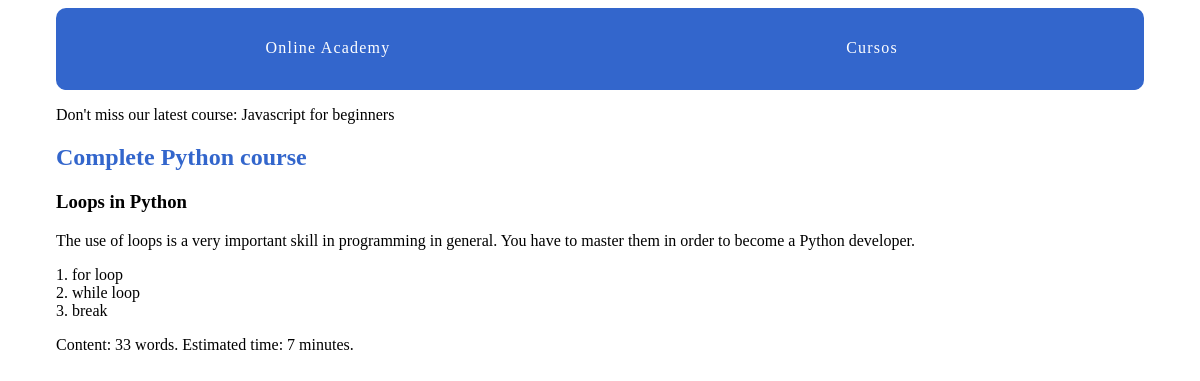
The page /courses/1/1/ on the database its author committed.
### courses/models.py (models this page shows, shortened)
class Courses(models.Model):
    created_at = models.DateTimeField(auto_now_add=True)
    title = models.CharField(max_length=30)
    description = models.TextField()
    def __str__(self):
        return self.title

class Lessons(models.Model):
    title = models.CharField(max_length=30)
    description = models.TextField()
    content = models.TextField(blank=True, default='')
    order = models.IntegerField(default=0)
    course = models.ForeignKey(Courses, on_delete=models.CASCADE)
    class Meta:
        ordering = ['order', ]

### courses/views.py (the view)
# urls.py: path('<int:courses_pk>/<int:lesson_pk>/', views.lesson_detail, name='lesson_detail'),
def lesson_detail(request, courses_pk, lesson_pk):
    lesson = get_object_or_404(Lessons, course_id=courses_pk, pk=lesson_pk)
    return render(request, 'courses/lesson_detail.html', {'lesson': lesson})

### courses/templatetags/course_extras.py (called while the page is built)
@register.simple_tag
def last_course():
    return Courses.objects.latest('created_at')

@register.filter('time_estimate')
def time_estimate(word_count):
    minutes = round(word_count/5)
    return minutes

### courses/templates/courses/lesson_detail.html (shortened to what this page needs)
{% extends "layout.html" %}
{% load course_extras %}
{% block content %}
<article>
    <h2>
        <a href="{% url 'courses:course_detail' pk=lesson.course.pk %}">{{ lesson.course.title }}</a>
    </h2>
    <h3> {{ lesson.title }} </h3>
    {% with content=lesson.content %}
        {{ content|linebreaks }}
        Content: {{ content|wordcount }} words. Estimated time: {{ content|wordcount|time_estimate }} minute{{ content|wordcount|time_estimate|pluralize }}.
    {% endwith %}
</article>
{% endblock %}

### online_academy/templates/layout.html (shortened to what this page needs)
{% load static from static %}
{% load course_extras %}
<!DOCTYPE html>
<html lang="en" dir="ltr">
    <head>
        <link rel="stylesheet" href="{% static 'css/layout.css' %}">
    </head>
    <body>
        <div class="site-container">
            <nav>
                <a href="{% url 'home' %}">Online Academy</a>
                <a href="{% url 'courses:courses_list' %}">Cursos</a>
            </nav>
            <p>Don't miss our latest course: {% last_course %}</p>
            {% block content %}{% endblock %}
        </div>
    </body>
</html>

### assets/css/layout.css (style rules this page uses)
html { box-sizing: border-box; }
*, *::after, *::before { box-sizing: inherit; }
.site-container { max-width: 68em; margin-left: auto; margin-right: auto; }
.site-container::after { clear: both; content: ""; display: table; }
.site-container nav { width: 100%; display: table; width: 100%; table-layout: fixed; border-bottom-left-radius: 10px; border-bottom-right-radius: 10px; border-top-left-radius: 10px; border-top-right-radius: 10px; border-bottom-left-radius: 10px; border-top-left-radius: 10px; border-bottom-right-radius: 10px; border-top-right-radius: 10px; background-color: #3366CC; margin-bottom: 1em; overflow: hidden; }
.site-container nav a { display: table-cell; width: 8.33333%; padding: 10px; border-bottom: 2px solid #3366CC; color: #FFFFFF; letter-spacing: 0.075em; line-height: 60px; text-align: center; text-decoration: none; }
article h2 a, article h3 a { color: #3366CC; text-decoration: none; }

### rows shown on the page
Courses: title "Javascript for beginners"
Lessons: course "Complete Python course", title "Loops in Python", content "The use of loops is a very important skill in programming in general. You have to master them in order to become a Python developer. 1. for loop 2. while loop 3. break", content "33", content "7"
